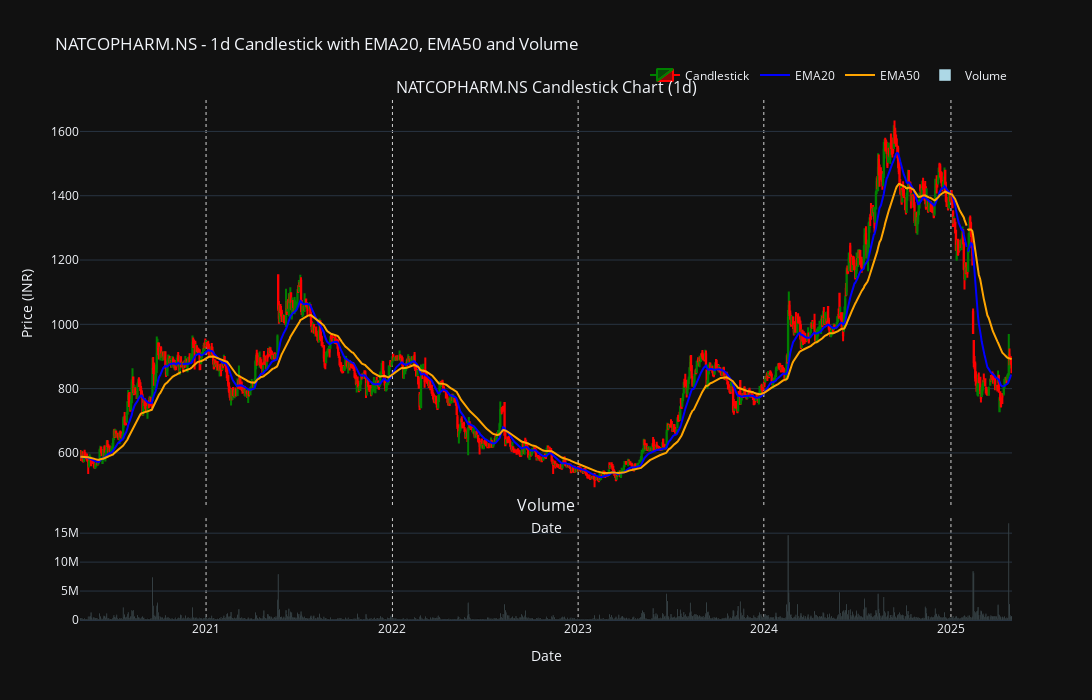

Notebook source saved alongside this figure:
### Markdown cell above
# Plotting Exponential Moving Averages on NATCOPHARM
A EMA allows you to see the big picture when analyzing a stock. Unlike the Simple Moving Average it reduces the lag by putting more emphasis on recent price data.

### Code cell
# Path where CSVs will be saved
PATH = r"C:\Users\91909\Desktop\Stock_Data"

# Download and save stock data with EMA columns
def save_to_csv_from_yahoo(ticker: str, interval: str = "1d") -> bool:
    df = yf.download(ticker, period="5y", interval=interval, progress=False)
    
    # Calculate EMAs
    df['EMA_20'] = df['Close'].ewm(span=20, adjust=False).mean()
    df['EMA_50'] = df['Close'].ewm(span=50, adjust=False).mean()

    os.makedirs(PATH, exist_ok=True)
    fn = os.path.join(PATH, f"{ticker}_{interval}.csv")
    df.to_csv(fn)
    return True

# Load stock data from saved CSV
def get_stock_df_from_csv(ticker: str, interval: str = "1d") -> pd.DataFrame:
    fn = os.path.join(PATH, f"{ticker}_{interval}.csv")
    df = pd.read_csv(fn, index_col=0, parse_dates=True)
    
    for col in ["Open", "High", "Low", "Close", "Volume"]:
        df[col] = pd.to_numeric(df[col], errors="coerce")
    
    return df

# Plot candlestick chart with EMAs and volume
def plot_candlestick_with_volume(ticker: str, interval: str = "1d"):
    save_to_csv_from_yahoo(ticker, interval)
    df = get_stock_df_from_csv(ticker, interval)

    # Create subplots (Candlestick + Volume)
    fig = make_subplots(
        rows=2, cols=1, shared_xaxes=True, vertical_spacing=0.02,
        row_width=[0.2, 0.8],
        subplot_titles=(f"{ticker} Candlestick Chart ({interval})", "Volume")
    )

    # Candlestick chart
    fig.add_trace(
        go.Candlestick(
            x=df.index,
            open=df["Open"], high=df["High"],
            low=df["Low"], close=df["Close"],
            name="Candlestick",
            increasing_line_color='green',
            decreasing_line_color='red'
        ),
        row=1, col=1
    )

    # EMA 20
    fig.add_trace(
        go.Scatter(
            x=df.index, y=df['EMA_20'],
            line=dict(color='blue', width=2),
            name='EMA20'
        ),
        row=1, col=1
    )

    # EMA 50
    fig.add_trace(
        go.Scatter(
            x=df.index, y=df['EMA_50'],
            line=dict(color='orange', width=2),
            name='EMA50'
        ),
        row=1, col=1
    )

    # Volume bar chart
    fig.add_trace(
        go.Bar(
            x=df.index,
            y=df['Volume'],
            name='Volume',
            marker_color='lightblue'
        ),
        row=2, col=1
    )

    fig.update_xaxes(
        rangeslider_visible=False,
        rangebreaks=[dict(bounds=["sat", "mon"])],
        type="date",
        showgrid=True,
        gridcolor='lightgrey',
        griddash='dot',
        title_text='Date'
    )

    fig.update_layout(
        title=f'{ticker} - {interval} Candlestick with EMA20, EMA50 and Volume',
        yaxis_title='Price (INR)',
        template='plotly_dark',
        width=1100,
        height=700,
        legend=dict(
            orientation="h",
            yanchor="bottom",
            y=1.02,
            xanchor="right",
            x=1
        ),
        hovermode='x unified'
    )

    fig.show()

# Example usage
plot_candlestick_with_volume("NATCOPHARM.NS", interval="1d")

### Figure 1 — Plotly figure (JSON) as saved in the notebook; plotly's stock layout.template omitted (floating-point values rounded to 4 significant figures; data arrays with more than 128 entries replaced by an {"elided": "..."} marker saying what was removed)
{"data": [{"close": {"elided": "1241 float values"}, "decreasing": {"line": {"color": "red"}}, "high": {"elided": "1241 float values"}, "increasing": {"line": {"color": "green"}}, "low": {"elided": "1241 float values"}, "name": "Candlestick", "open": {"elided": "1241 float values"}, "type": "candlestick", "x": {"elided": "1241 str values"}, "xaxis": "x", "yaxis": "y"}, {"line": {"color": "blue", "width": 2}, "name": "EMA20", "type": "scatter", "x": {"elided": "1241 str values"}, "xaxis": "x", "y": {"elided": "1241 float values"}, "yaxis": "y"}, {"line": {"color": "orange", "width": 2}, "name": "EMA50", "type": "scatter", "x": {"elided": "1241 str values"}, "xaxis": "x", "y": {"elided": "1241 float values"}, "yaxis": "y"}, {"marker": {"color": "lightblue"}, "name": "Volume", "type": "bar", "x": {"elided": "1241 str values"}, "xaxis": "x2", "y": {"elided": "1241 float values"}, "yaxis": "y2"}], "layout": {"annotations": [{"font": {"size": 16}, "showarrow": false, "text": "NATCOPHARM.NS Candlestick Chart (1d)", "x": 0.5, "xanchor": "center", "xref": "paper", "y": 1, "yanchor": "bottom", "yref": "paper"}, {"font": {"size": 16}, "showarrow": false, "text": "Volume", "x": 0.5, "xanchor": "center", "xref": "paper", "y": 0.196, "yanchor": "bottom", "yref": "paper"}], "height": 700, "hovermode": "x unified", "legend": {"orientation": "h", "x": 1, "xanchor": "right", "y": 1.02, "yanchor": "bottom"}, "title": {"text": "NATCOPHARM.NS - 1d Candlestick with EMA20, EMA50 and Volume"}, "width": 1100, "xaxis": {"anchor": "y", "autorange": true, "domain": [0, 1], "gridcolor": "lightgrey", "griddash": "dot", "matches": "x2", "range": ["2020-04-29 12:00", "2025-04-30 12:00"], "rangebreaks": [{"bounds": ["sat", "mon"]}], "rangeslider": {"visible": false, "yaxis": {}}, "showgrid": true, "showticklabels": false, "title": {"text": "Date"}, "type": "date"}, "xaxis2": {"anchor": "y2", "autorange": true, "domain": [0, 1], "gridcolor": "lightgrey", "griddash": "dot", "range": ["2020-04-29 12:00", "2025-04-30 12:00"], "rangebreaks": [{"bounds": ["sat", "mon"]}], "rangeslider": {"visible": false, "yaxis2": {}}, "showgrid": true, "title": {"text": "Date"}, "type": "date"}, "yaxis": {"anchor": "x", "autorange": true, "domain": [0.216, 1], "range": [429.6, 1698.0], "title": {"text": "Price (INR)"}, "type": "linear"}, "yaxis2": {"anchor": "x2", "autorange": true, "domain": [0, 0.196], "range": [0, 17607560], "type": "linear"}}}
